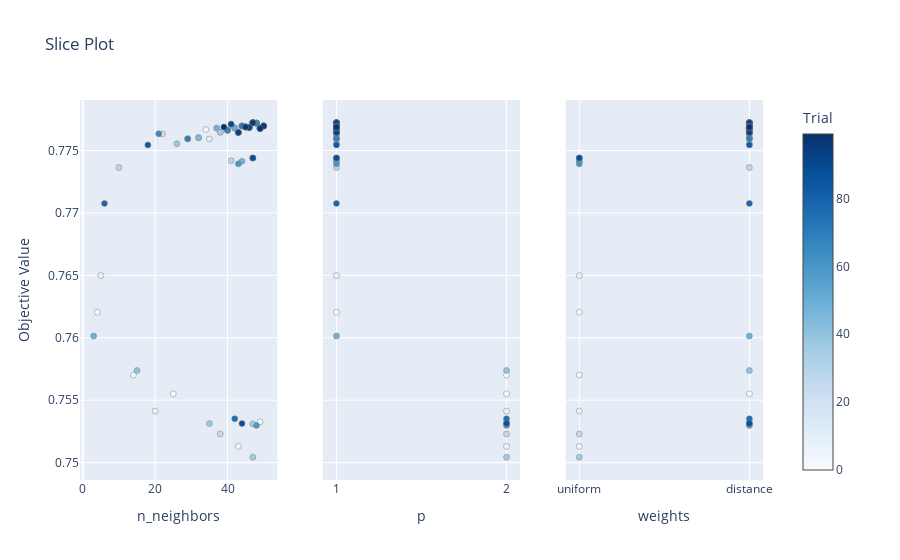

Notebook source saved alongside this figure:
### Code cell
optuna.visualization.plot_slice(study_knn_balanced, params=['n_neighbors', 'weights', 'p'])

### Figure 1 — Plotly figure (JSON) as saved in the notebook; plotly's stock layout.template omitted (floating-point values rounded to 4 significant figures)
{"data": [{"marker": {"color": [0, 1, 2, 3, 4, 5, 6, 7, 8, 9, 10, 11, 12, 13, 14, 15, 16, 17, 18, 19, 20, 21, 22, 23, 24, 25, 26, 27, 28, 29, 30, 31, 32, 33, 34, 35, 36, 37, 38, 39, 40, 41, 42, 43, 44, 45, 46, 47, 48, 49, 50, 51, 52, 53, 54, 55, 56, 57, 58, 59, 60, 61, 62, 63, 64, 65, 66, 67, 68, 69, 70, 71, 72, 73, 74, 75, 76, 77, 78, 79, 80, 81, 82, 83, 84, 85, 86, 87, 88, 89, 90, 91, 92, 93, 94, 95, 96, 97, 98, 99], "colorbar": {"title": {"text": "Trial"}, "x": 1, "xpad": 40}, "colorscale": [[0, "rgb(247,251,255)"], [0.125, "rgb(222,235,247)"], [0.25, "rgb(198,219,239)"], [0.375, "rgb(158,202,225)"], [0.5, "rgb(107,174,214)"], [0.625, "rgb(66,146,198)"], [0.75, "rgb(33,113,181)"], [0.875, "rgb(8,81,156)"], [1, "rgb(8,48,107)"]], "line": {"color": "Grey", "width": 0.5}, "showscale": true}, "mode": "markers", "name": "Feasible Trial", "showlegend": false, "type": "scatter", "x": [4, 25, 14, 49, 34, 43, 20, 5, 40, 49, 32, 35, 50, 50, 43, 49, 40, 29, 44, 22, 38, 45, 50, 50, 45, 47, 38, 46, 10, 41, 46, 48, 47, 42, 47, 38, 47, 26, 35, 47, 15, 50, 48, 43, 47, 32, 48, 44, 37, 3, 42, 48, 48, 45, 41, 48, 44, 40, 46, 48, 43, 48, 49, 46, 50, 45, 21, 48, 40, 29, 47, 47, 44, 46, 50, 42, 47, 49, 45, 6, 43, 47, 47, 18, 46, 47, 47, 44, 47, 41, 49, 45, 47, 46, 43, 47, 50, 45, 49, 39], "xaxis": "x", "y": [0.7621, 0.7555, 0.757, 0.7533, 0.7767, 0.7513, 0.7541, 0.765, 0.7766, 0.7768, 0.776, 0.7759, 0.777, 0.777, 0.7764, 0.7768, 0.7766, 0.7759, 0.777, 0.7763, 0.7765, 0.7769, 0.777, 0.777, 0.7769, 0.7772, 0.7523, 0.7769, 0.7736, 0.7742, 0.7769, 0.7772, 0.7772, 0.7768, 0.7531, 0.7765, 0.7504, 0.7755, 0.7531, 0.7744, 0.7574, 0.777, 0.7772, 0.7764, 0.7772, 0.776, 0.7772, 0.7741, 0.7768, 0.7601, 0.7768, 0.7772, 0.7772, 0.7769, 0.7771, 0.7772, 0.777, 0.7766, 0.7769, 0.753, 0.7739, 0.7772, 0.7768, 0.7769, 0.777, 0.7769, 0.7763, 0.7772, 0.7766, 0.7759, 0.7772, 0.7772, 0.777, 0.7769, 0.777, 0.7535, 0.7744, 0.7768, 0.7769, 0.7708, 0.7764, 0.7772, 0.7772, 0.7754, 0.7769, 0.7772, 0.7772, 0.7531, 0.7744, 0.7771, 0.7768, 0.7769, 0.7772, 0.7769, 0.7764, 0.7772, 0.777, 0.7769, 0.7768, 0.7769], "yaxis": "y"}, {"marker": {"color": [0, 1, 2, 3, 4, 5, 6, 7, 8, 9, 10, 11, 12, 13, 14, 15, 16, 17, 18, 19, 20, 21, 22, 23, 24, 25, 26, 27, 28, 29, 30, 31, 32, 33, 34, 35, 36, 37, 38, 39, 40, 41, 42, 43, 44, 45, 46, 47, 48, 49, 50, 51, 52, 53, 54, 55, 56, 57, 58, 59, 60, 61, 62, 63, 64, 65, 66, 67, 68, 69, 70, 71, 72, 73, 74, 75, 76, 77, 78, 79, 80, 81, 82, 83, 84, 85, 86, 87, 88, 89, 90, 91, 92, 93, 94, 95, 96, 97, 98, 99], "colorbar": {"title": {"text": "Trial"}, "x": 1, "xpad": 40}, "colorscale": [[0, "rgb(247,251,255)"], [0.125, "rgb(222,235,247)"], [0.25, "rgb(198,219,239)"], [0.375, "rgb(158,202,225)"], [0.5, "rgb(107,174,214)"], [0.625, "rgb(66,146,198)"], [0.75, "rgb(33,113,181)"], [0.875, "rgb(8,81,156)"], [1, "rgb(8,48,107)"]], "line": {"color": "Grey", "width": 0.5}, "showscale": false}, "mode": "markers", "name": "Feasible Trial", "showlegend": false, "type": "scatter", "x": [1, 2, 2, 2, 1, 2, 2, 1, 1, 1, 1, 1, 1, 1, 1, 1, 1, 1, 1, 1, 1, 1, 1, 1, 1, 1, 2, 1, 1, 1, 1, 1, 1, 1, 2, 1, 2, 1, 2, 1, 2, 1, 1, 1, 1, 1, 1, 1, 1, 1, 1, 1, 1, 1, 1, 1, 1, 1, 1, 2, 1, 1, 1, 1, 1, 1, 1, 1, 1, 1, 1, 1, 1, 1, 1, 2, 1, 1, 1, 1, 1, 1, 1, 1, 1, 1, 1, 2, 1, 1, 1, 1, 1, 1, 1, 1, 1, 1, 1, 1], "xaxis": "x2", "y": [0.7621, 0.7555, 0.757, 0.7533, 0.7767, 0.7513, 0.7541, 0.765, 0.7766, 0.7768, 0.776, 0.7759, 0.777, 0.777, 0.7764, 0.7768, 0.7766, 0.7759, 0.777, 0.7763, 0.7765, 0.7769, 0.777, 0.777, 0.7769, 0.7772, 0.7523, 0.7769, 0.7736, 0.7742, 0.7769, 0.7772, 0.7772, 0.7768, 0.7531, 0.7765, 0.7504, 0.7755, 0.7531, 0.7744, 0.7574, 0.777, 0.7772, 0.7764, 0.7772, 0.776, 0.7772, 0.7741, 0.7768, 0.7601, 0.7768, 0.7772, 0.7772, 0.7769, 0.7771, 0.7772, 0.777, 0.7766, 0.7769, 0.753, 0.7739, 0.7772, 0.7768, 0.7769, 0.777, 0.7769, 0.7763, 0.7772, 0.7766, 0.7759, 0.7772, 0.7772, 0.777, 0.7769, 0.777, 0.7535, 0.7744, 0.7768, 0.7769, 0.7708, 0.7764, 0.7772, 0.7772, 0.7754, 0.7769, 0.7772, 0.7772, 0.7531, 0.7744, 0.7771, 0.7768, 0.7769, 0.7772, 0.7769, 0.7764, 0.7772, 0.777, 0.7769, 0.7768, 0.7769], "yaxis": "y2"}, {"marker": {"color": [0, 1, 2, 3, 4, 5, 6, 7, 8, 9, 10, 11, 12, 13, 14, 15, 16, 17, 18, 19, 20, 21, 22, 23, 24, 25, 26, 27, 28, 29, 30, 31, 32, 33, 34, 35, 36, 37, 38, 39, 40, 41, 42, 43, 44, 45, 46, 47, 48, 49, 50, 51, 52, 53, 54, 55, 56, 57, 58, 59, 60, 61, 62, 63, 64, 65, 66, 67, 68, 69, 70, 71, 72, 73, 74, 75, 76, 77, 78, 79, 80, 81, 82, 83, 84, 85, 86, 87, 88, 89, 90, 91, 92, 93, 94, 95, 96, 97, 98, 99], "colorbar": {"title": {"text": "Trial"}, "x": 1, "xpad": 40}, "colorscale": [[0, "rgb(247,251,255)"], [0.125, "rgb(222,235,247)"], [0.25, "rgb(198,219,239)"], [0.375, "rgb(158,202,225)"], [0.5, "rgb(107,174,214)"], [0.625, "rgb(66,146,198)"], [0.75, "rgb(33,113,181)"], [0.875, "rgb(8,81,156)"], [1, "rgb(8,48,107)"]], "line": {"color": "Grey", "width": 0.5}, "showscale": false}, "mode": "markers", "name": "Feasible Trial", "showlegend": false, "type": "scatter", "x": ["uniform", "distance", "uniform", "distance", "distance", "uniform", "uniform", "uniform", "distance", "distance", "distance", "distance", "distance", "distance", "distance", "distance", "distance", "distance", "distance", "distance", "distance", "distance", "distance", "distance", "distance", "distance", "uniform", "distance", "distance", "uniform", "distance", "distance", "distance", "distance", "distance", "distance", "uniform", "distance", "distance", "uniform", "distance", "distance", "distance", "distance", "distance", "distance", "distance", "uniform", "distance", "distance", "distance", "distance", "distance", "distance", "distance", "distance", "distance", "distance", "distance", "distance", "uniform", "distance", "distance", "distance", "distance", "distance", "distance", "distance", "distance", "distance", "distance", "distance", "distance", "distance", "distance", "distance", "uniform", "distance", "distance", "distance", "distance", "distance", "distance", "distance", "distance", "distance", "distance", "distance", "uniform", "distance", "distance", "distance", "distance", "distance", "distance", "distance", "distance", "distance", "distance", "distance"], "xaxis": "x3", "y": [0.7621, 0.7555, 0.757, 0.7533, 0.7767, 0.7513, 0.7541, 0.765, 0.7766, 0.7768, 0.776, 0.7759, 0.777, 0.777, 0.7764, 0.7768, 0.7766, 0.7759, 0.777, 0.7763, 0.7765, 0.7769, 0.777, 0.777, 0.7769, 0.7772, 0.7523, 0.7769, 0.7736, 0.7742, 0.7769, 0.7772, 0.7772, 0.7768, 0.7531, 0.7765, 0.7504, 0.7755, 0.7531, 0.7744, 0.7574, 0.777, 0.7772, 0.7764, 0.7772, 0.776, 0.7772, 0.7741, 0.7768, 0.7601, 0.7768, 0.7772, 0.7772, 0.7769, 0.7771, 0.7772, 0.777, 0.7766, 0.7769, 0.753, 0.7739, 0.7772, 0.7768, 0.7769, 0.777, 0.7769, 0.7763, 0.7772, 0.7766, 0.7759, 0.7772, 0.7772, 0.777, 0.7769, 0.777, 0.7535, 0.7744, 0.7768, 0.7769, 0.7708, 0.7764, 0.7772, 0.7772, 0.7754, 0.7769, 0.7772, 0.7772, 0.7531, 0.7744, 0.7771, 0.7768, 0.7769, 0.7772, 0.7769, 0.7764, 0.7772, 0.777, 0.7769, 0.7768, 0.7769], "yaxis": "y3"}], "layout": {"title": {"text": "Slice Plot"}, "xaxis": {"anchor": "y", "domain": [0, 0.2889], "title": {"text": "n_neighbors"}}, "xaxis2": {"anchor": "y2", "categoryarray": [1, 2], "categoryorder": "array", "domain": [0.3556, 0.6444], "title": {"text": "p"}, "type": "category"}, "xaxis3": {"anchor": "y3", "categoryarray": ["uniform", "distance"], "categoryorder": "array", "domain": [0.7111, 1], "title": {"text": "weights"}, "type": "category"}, "yaxis": {"anchor": "x", "domain": [0, 1], "title": {"text": "Objective Value"}}, "yaxis2": {"anchor": "x2", "domain": [0, 1], "matches": "y", "showticklabels": false}, "yaxis3": {"anchor": "x3", "domain": [0, 1], "matches": "y", "showticklabels": false}}}
